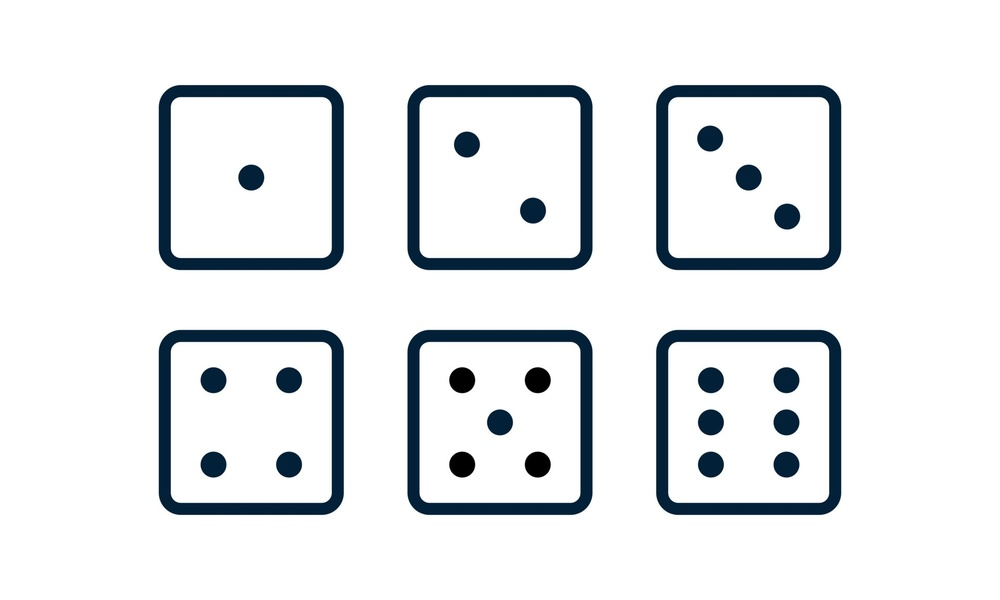
#> input picture Learning_Image_Processing/Datacamp_Image_Processing/dice.jpg, 1000 x 600 px, shrunk from 1920 x 1152 before the run
$ python contours.py
#> lines starting #> are read from the running program, lines starting #| are printed output that depends on the picture; after the words box and inside, x2 and y2 are one past the last pixel; in counts of white or black regions, pixels touching at a corner belong together
from skimage import io, color, measure, filters
import matplotlib.pyplot as plt

image = io.imread("dice.jpg")
#> image is the input picture: shape (600, 1000, 3); mean R, G, B 230.1, 232.8, 234.9

image = color.rgb2gray(image)
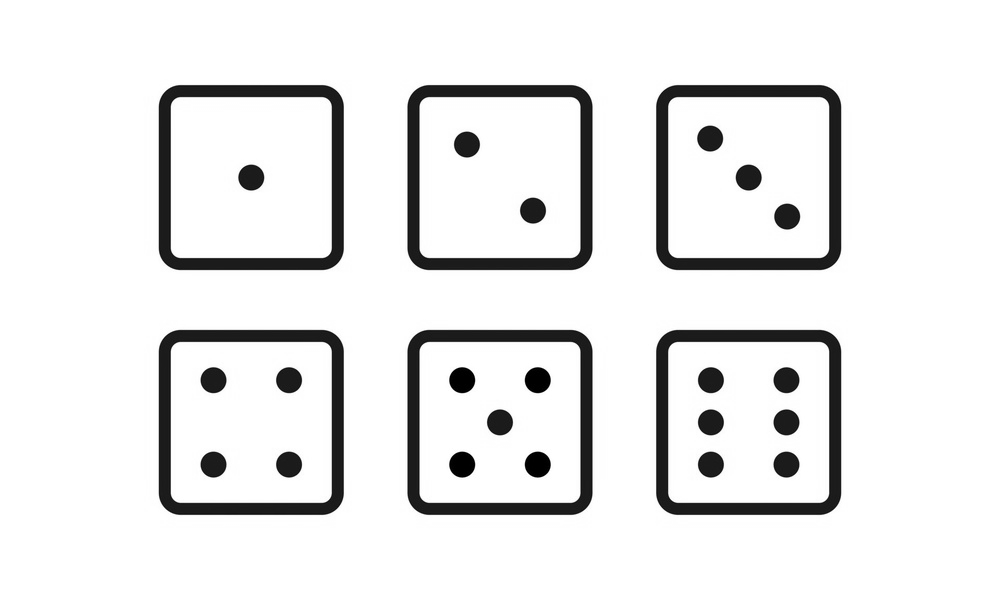
#> image: shape (600, 1000) float64; min 0, max 1, mean 0.911

thresh = filters.threshold_otsu(image)
#> thresh = 0.561

thresholded_image = image > thresh
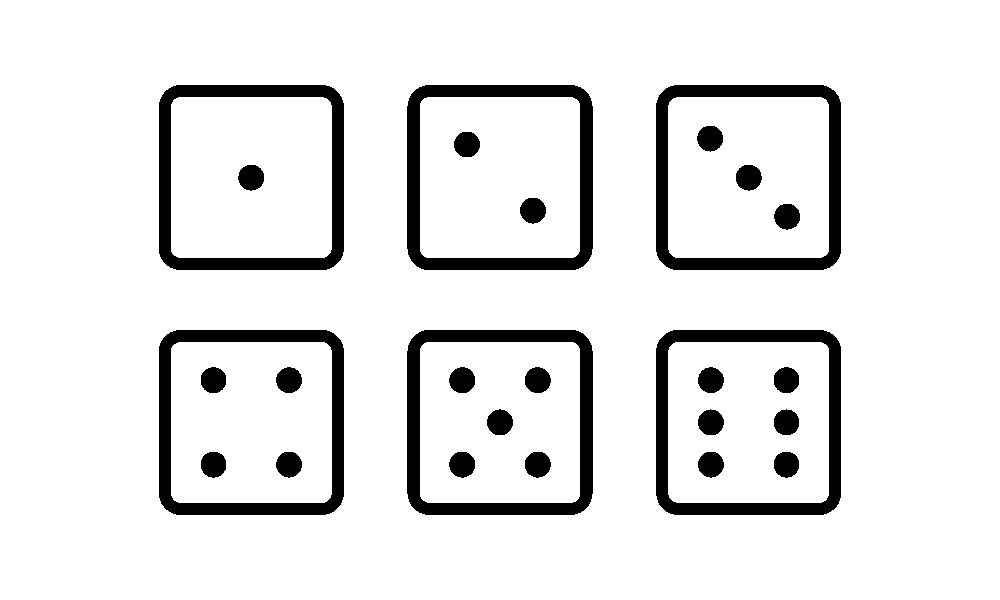
#> thresholded_image: shape (600, 1000) bool; 90.1% white; 27 black regions, largest, box (x1, y1, x2, y2) and area: (407, 85, 593, 270) 8265, (407, 330, 593, 515) 8264, (656, 85, 841, 270) 7982

contours = measure.find_contours(thresholded_image, 0.8)
#> contours = 33 point arrays, longest 743 points

# [9 lines of commented-out code are left out]
